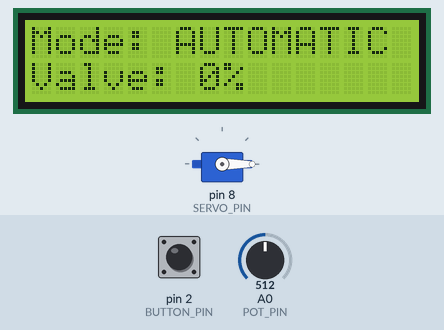
The sketch below on a simulated Arduino Uno, built with avr-gcc and run on an emulated ATmega328P. On the bench: servo, 16×2 character LCD. Inputs (shaded band) come from the test bench; at power-on: pin 2 (BUTTON_PIN) LOW, A0 (POT_PIN) = 512. What the sketch prints to the serial monitor is not drawn.

Above: at 1.2 s.
1.3 s: pin 2 (BUTTON_PIN) pulled HIGH for 0.15 s
At 2.7 s:
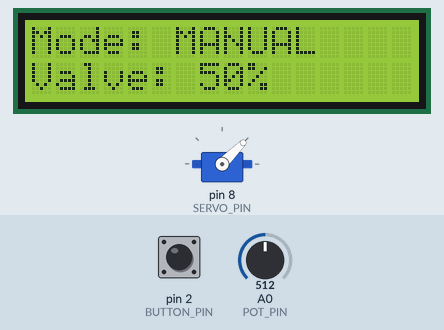
3.0 s: A0 (POT_PIN) set to 716
At 4.1 s:
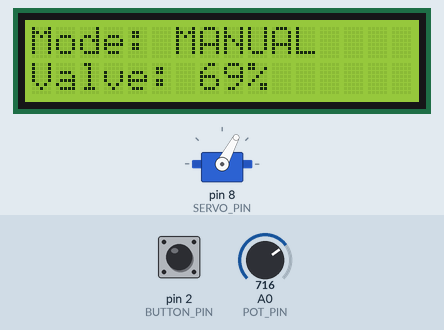
4.5 s: A0 (POT_PIN) set to 1023
At 5.2 s:
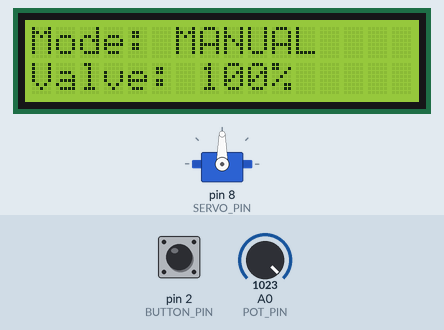
6.0 s: A0 (POT_PIN) set to 306
At 6.4 s:
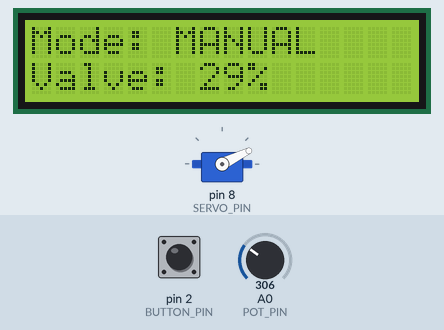
7.5 s: A0 (POT_PIN) set to 122
At 8.7 s:
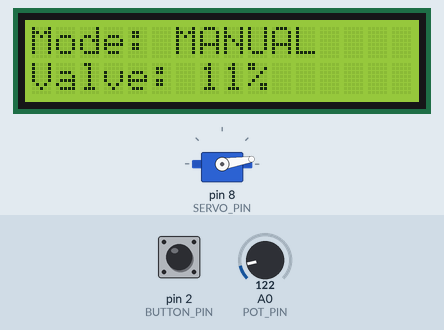
9.0 s: pin 2 (BUTTON_PIN) pulled HIGH for 1 s
At 9.9 s:
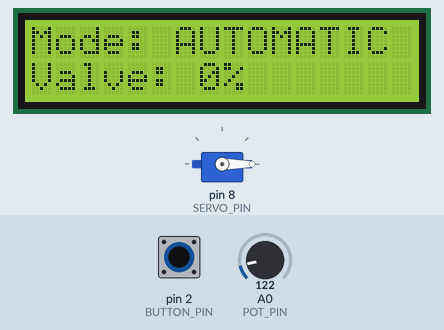
Timing chart, 0 to 12.0 s (numbered marks = the images above; inputs shaded):
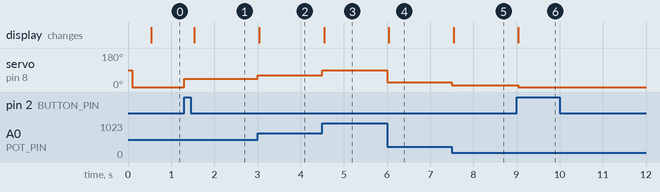

Measured:
- after the input at 1.3 s, servo on pin 8 (SERVO_PIN): 0° → 45° at once; the display: changes after 0.24 s (image 1)
- after the input at 3.0 s, servo on pin 8 (SERVO_PIN): 45° → 62° at once; the display: changes at once (image 2)
- after the input at 4.5 s, servo on pin 8 (SERVO_PIN): 62° → 90° at once; the display: changes at once (image 3)
- after the input at 6.0 s, servo on pin 8 (SERVO_PIN): 90° → 26° at once; the display: changes at once (image 4)
- after the input at 7.5 s, servo on pin 8 (SERVO_PIN): 26° → 9° at once; the display: changes at once (image 5)
- after the input at 9.0 s, servo on pin 8 (SERVO_PIN): 9° → 0° at once; the display: changes at once (image 6)

The sketch:

wcs.ino
```cpp
#include "wcs/constants.h"
#include "wcs/context.h"
#include "wcs/kernel/scheduler.h"
#include "wcs/devices/button.h"
#include "wcs/devices/potentiometer.h"
#include "wcs/devices/valve.h"
#include "wcs/devices/display.h"
#include "wcs/tasks/commTask.h"
#include "wcs/tasks/logicTask.h"
#include "wcs/tasks/manualInputTask.h"
#include "wcs/tasks/valveTask.h"
#include "wcs/tasks/displayTask.h"

Scheduler* scheduler;
Context* context;

Button* btn;
Potentiometer* pot;
Valve* valve;
Display* lcd;

ManualInputTask* tManual;
CommTask* tComm;
LogicTask* tLogic;
ValveTask* tValve;
DisplayTask* tDisplay;

void setup() {
  Serial.begin(9600);
  scheduler = new Scheduler();
  scheduler->init(50);
  context = new Context();
  btn = new Button(BUTTON_PIN);
  pot = new Potentiometer(POT_PIN);
  valve = new Valve(SERVO_PIN);
  lcd = new Display(0x27, 20, 4);
  tManual = new ManualInputTask(btn, pot, context);
  tComm = new CommTask(context);
  tLogic = new LogicTask(context);
  tValve = new ValveTask(valve, context);
  tDisplay = new DisplayTask(lcd, context);

  tManual->init(50);
  tComm->init(100);
  tLogic->init(100);
  tValve->init(100);
  tDisplay->init(500);

  scheduler->addTask(tManual);
  scheduler->addTask(tComm);
  scheduler->addTask(tLogic);
  scheduler->addTask(tValve);
  scheduler->addTask(tDisplay);
}

void loop() {
  scheduler->schedule();
}
```

constants.h
```cpp
#ifndef __CONSTANTS__
#define __CONSTANTS__

#define BUTTON_PIN 2
#define POT_PIN A0
#define SERVO_PIN 8

enum WCSState {
    AUTOMATIC,
    MANUAL,
    UNCONNECTED
};

#endif
```

context.cpp
```cpp
#include "context.h"

Context::Context() {
  manualLevel = 0;
  buttonPressed = false;
  remoteAutoLevel = 0;
  remoteUnconnected = false;
  systemState = AUTOMATIC;
  valveLevel = 0;
}

void Context::setManualLevel(int level) {
  if (level < 0) {
    level = 0;
  }
  if (level > 100) {
    level = 100;
  }
  this->manualLevel = level;
}

int Context::getManualLevel() {
  return manualLevel;
}

void Context::setButtonPressed(bool pressed) {
  this->buttonPressed = pressed;
}

bool Context::isButtonPressed() {
  return buttonPressed;
}

bool Context::fetchButtonPressed() {
  bool temp = buttonPressed;
  buttonPressed = false;
  return temp;
}

void Context::setRemoteAutoLevel(int level) {
  // Qui potremmo anche aggiungere controlli di range
  this->remoteAutoLevel = level;
}

int Context::getRemoteAutoLevel() {
  return remoteAutoLevel;
}

void Context::setRemoteUnconnected(bool status) {
  this->remoteUnconnected = status;
}
bool Context::isRemoteUnconnected() {
  return remoteUnconnected;
}

void Context::setSystemState(WCSState state) {
  this->systemState = state;
}

WCSState Context::getSystemState() {
  return systemState;
}

void Context::setValveLevel(int level) {
  this->valveLevel = level;
}

int Context::getValveLevel() {
  return valveLevel;
}
```

context.h
```cpp
#ifndef __CONTEXT__
#define __CONTEXT__

#include "constants.h"

class Context {
  private:
    int manualLevel;
    bool buttonPressed;
    int remoteAutoLevel;
    bool remoteUnconnected;
    WCSState systemState;
    int valveLevel;
  public:
    Context();
    void setManualLevel(int level);
    int getManualLevel();
    void setButtonPressed(bool pressed);
    bool isButtonPressed();
    bool fetchButtonPressed();
    void setRemoteAutoLevel(int level);
    int getRemoteAutoLevel();
    void setRemoteUnconnected(bool status);
    bool isRemoteUnconnected();
    void setSystemState(WCSState state);
    WCSState getSystemState();
    void setValveLevel(int level);
    int getValveLevel();
};

#endif
```

button.h
```cpp
#ifndef __BUTTON__
#define __BUTTON__

#include <Arduino.h>

class Button {
  private:
    int pin;
  public:
    Button(int p);
    bool isPressed();
};

#endif
```

display.h
```cpp
#ifndef __DISPLAY__
#define __DISPLAY__

#include <Arduino.h>
#include <LiquidCrystal_I2C.h>

class Display {
  private:
    LiquidCrystal_I2C* lcd;
  public:
    Display(uint8_t addr, uint8_t cols, uint8_t rows);
    void clear();
    void showStatus(const char* state, int level);
};

#endif
```

potentiometer.h
```cpp
#ifndef __POTENTIOMETER__
#define __POTENTIOMETER__

#include <Arduino.h>

class Potentiometer {
  private:
    int pin;
  public:
    Potentiometer(int p);
    int getValue();
};

#endif
```

valve.h
```cpp
#ifndef __VALVE__
#define __VALVE__

#include <Servo.h>
#include <Arduino.h>

class Valve {
  private:
    Servo* servo;
    int pin;
  public:
    Valve(int p);
    void setPosition(int percentage);
};

#endif
```

scheduler.h
```cpp
#ifndef __SCHEDULER__
#define __SCHEDULER__

#include "task.h"

#define MAX_TASKS 50

class Scheduler {
  unsigned long lastTime;
  int basePeriod;
  int nTasks;
  Task* taskList[MAX_TASKS];

public:
  void init(int basePeriod);
  virtual bool addTask(Task* task);
  virtual void schedule();
};


#endif
```

task.h
```cpp
#ifndef __TASK__
#define __TASK__

class Task {

public:
  Task(){
    active = false;
  }

  /* periodic */
  virtual void init(int period){
    myPeriod = period;
    periodic = true;
    active = true;
    timeElapsed = 0;
  }

  /* aperiodic */
  virtual void init(){
    timeElapsed = 0;
    periodic = false;
    active = true;
    completed = false;
  }

  virtual void tick() = 0;

  bool updateAndCheckTime(int basePeriod){
    timeElapsed += basePeriod;
    if (timeElapsed >= myPeriod){
      timeElapsed = 0;
      return true;
    } else {
      return false;
    }
  }

  void setCompleted(){
    completed = true;
    active = false;
  }

  bool isCompleted(){
    return completed;
  }

  bool isPeriodic(){
    return periodic;
  }

  bool isActive(){
    return active;
  }

  virtual void setActive(bool active){
    timeElapsed = 0;
    this->active = active;
  }

private:

  int myPeriod;
  int timeElapsed;
  bool active;
  bool periodic;
  bool completed;

};

#endif
```

commTask.h
```cpp
#ifndef __COMM_TASK__
#define __COMM_TASK__

#include "../kernel/task.h"
#include "../context.h"
#include <Arduino.h>

class CommTask : public Task {
  private:
    Context* context;
    WCSState lastSentState;
  public:
    CommTask(Context* ctx);
    void tick();
};

#endif
```

displayTask.h
```cpp
#ifndef __DISPLAY_TASK__
#define __DISPLAY_TASK__

#include "../kernel/task.h"
#include "../devices/display.h"
#include "../context.h"

class DisplayTask : public Task {
  private:
    Display* display;
    Context* context;
  public:
    DisplayTask(Display* d, Context* c);
    void tick();
};

#endif
```

logicTask.h
```cpp
#ifndef __LOGIC_TASK__
#define __LOGIC_TASK__

#include "../context.h"
#include "../kernel/task.h"

class LogicTask : public Task {
  private:
    Context* context;
  public:
    LogicTask(Context* ctx);
    void tick();
};

#endif
```

manualInputTask.h
```cpp
#ifndef __MANUAL_INPUT_TASK__
#define __MANUAL_INPUT_TASK__

#include "../kernel/task.h"
#include "../devices/button.h"
#include "../devices/potentiometer.h"
#include "../context.h"

class ManualInputTask : public Task {
  private:
    Button* button;
    Potentiometer* pot;
    Context* context;
    bool lastButtonState;
    int lastPotVal;
  public:
    ManualInputTask(Button* btn, Potentiometer* p, Context* ctx);
    void tick();
};


#endif
```

valveTask.h
```cpp
#ifndef __VALVE_TASK__
#define __VALVE_TASK__

#include "../kernel/task.h"
#include "../devices/valve.h"
#include "../context.h"

class ValveTask : public Task {
  private:
    Valve* valve;
    Context* context;
  public:
    ValveTask(Valve* valve, Context* context);
    void tick();
};

#endif
```
